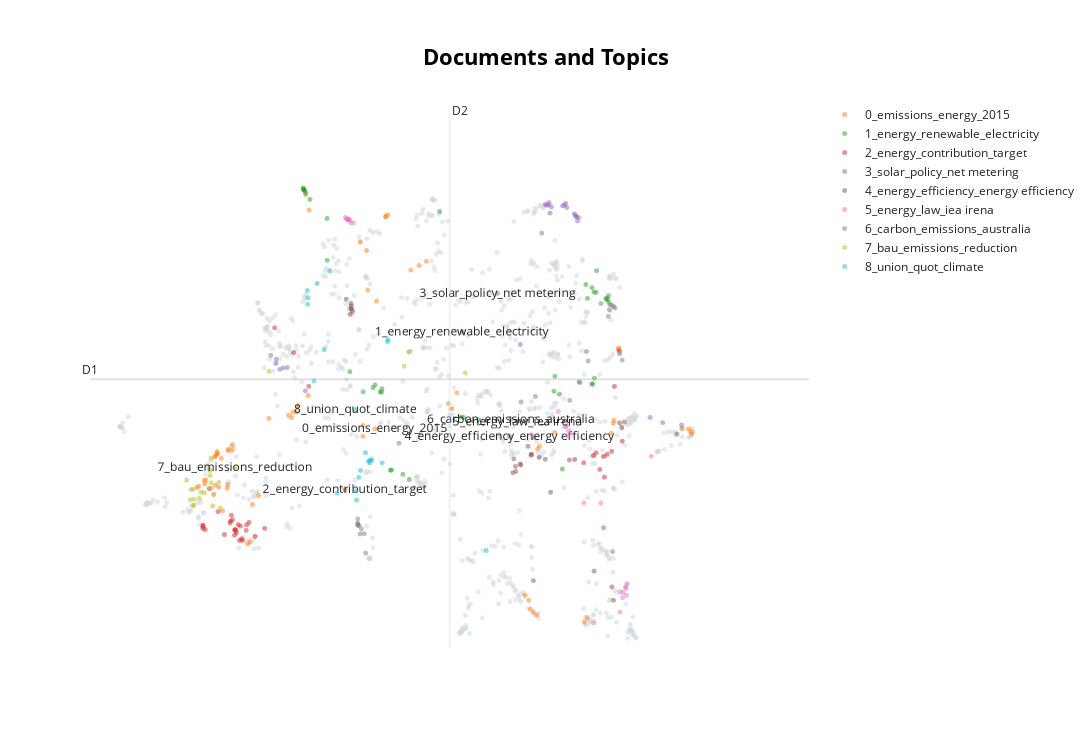

The notebook cell this image was saved under:
### Code cell
doc_plot = topic_model.visualize_documents(docs)
doc_plot.show()
